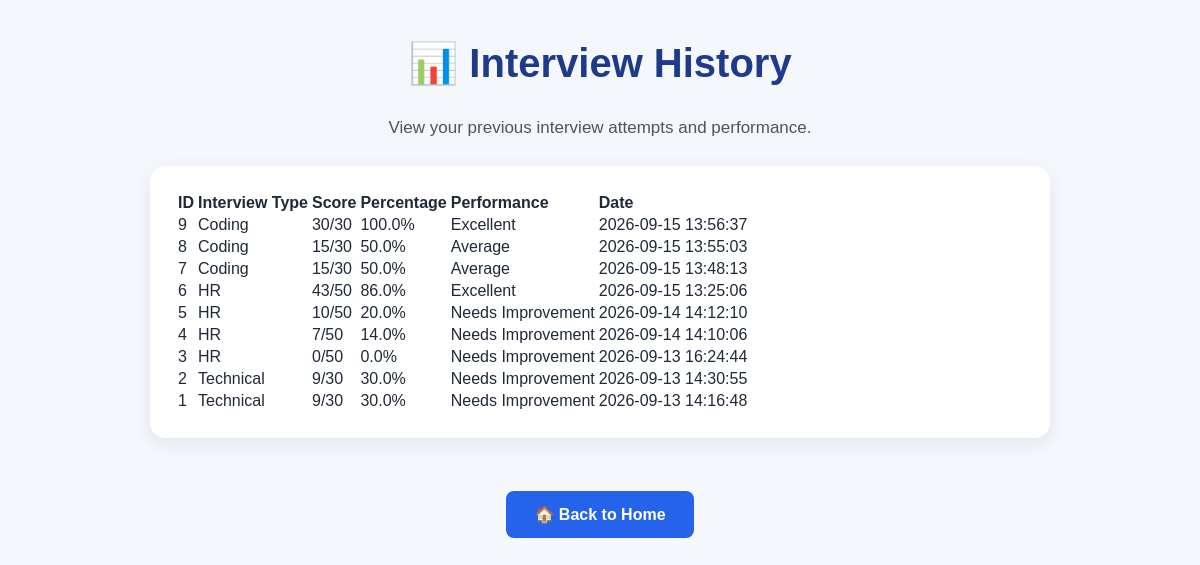
The app's page /history with its own data.
### tables this page shows
CREATE TABLE interview_results (

            id INTEGER PRIMARY KEY AUTOINCREMENT,

            interview_type TEXT,

            total_score INTEGER,

            maximum_score INTEGER,

            percentage REAL,

            performance TEXT,

            interview_date TIMESTAMP DEFAULT CURRENT_TIMESTAMP

        );

### app.py (the view)
@app.route("/history")
def history():
    results = get_results()
    return render_template(
        "history.html",
        results=results
    )

### database.py (called while the page is built)
def get_connection():
    connection = sqlite3.connect(
        "interview.db"
    )
    return connection

def get_results():
    connection = get_connection()
    cursor = connection.cursor()
    cursor.execute("""
        SELECT *
        FROM interview_results
        ORDER BY id DESC
    """)
    results = cursor.fetchall()
    connection.close()
    return results

### templates/history.html (shortened to what this page needs)
<!DOCTYPE html>
<html>
<head>
    <link rel="stylesheet"
          href="{{ url_for('static', filename='css/style.css') }}">
</head>
<body>
    <h1>📊 Interview History</h1>
    <p>View your previous interview attempts and performance.</p>
    {% if results %}
        <div class="result-card">
            <table>
                <thead>
                    <tr>
                        <th>ID</th>
                        <th>Interview Type</th>
                        <th>Score</th>
                        <th>Percentage</th>
                        <th>Performance</th>
                        <th>Date</th>
                    </tr>
                </thead>
                <tbody>
                    {% for result in results %}
                        <tr>
                            <td>{{ result[0] }}</td>
                            <td>{{ result[1] }}</td>
                            <td>
                                {{ result[2] }}/{{ result[3] }}
                            </td>
                            <td>
                                {{ result[4]|round(0) }}%
                            </td>
                            <td>
                                {{ result[5] }}
                            </td>
                            <td>
                                {{ result[6] }}
                            </td>
                        </tr>
                    {% endfor %}
                </tbody>
            </table>
        </div>
    {% endif %}
    <br>
    <a href="/">
        <button>🏠 Back to Home</button>
    </a>
</body>
</html>

### static/css/style.css (style rules this page uses)
body { font-family: Arial, sans-serif; background-color: #f4f7fb; margin: 0; padding: 0; color: #1f2937; }
body { text-align: center; }
h1 { color: #1e3a8a; font-size: 40px; margin-top: 40px; }
p { color: #4b5563; font-size: 17px; line-height: 1.6; }
button { background-color: #2563eb; color: white; border: none; padding: 14px 28px; margin: 10px; border-radius: 8px; font-size: 16px; font-weight: bold; cursor: pointer; transition: 0.3s; }
a { text-decoration: none; }
.result-card { width: 80%; max-width: 850px; margin: 25px auto; padding: 25px; background-color: white; border-radius: 15px; box-shadow: 0 5px 20px rgba(0, 0, 0, 0.08); text-align: left; }

### records on screen
interview_results: id "9", interview_type "Coding", total_score "30", maximum_score "30", percentage "100.0", performance "Excellent", interview_date "2026-09-15 13:56:37"
interview_results: id "8", interview_type "Coding", total_score "15", maximum_score "30", percentage "50.0", performance "Average", interview_date "2026-09-15 13:55:03"
interview_results: id "7", interview_type "Coding", total_score "15", maximum_score "30", percentage "50.0", performance "Average", interview_date "2026-09-15 13:48:13"
interview_results: id "6", interview_type "HR", total_score "43", maximum_score "50", percentage "86.0", performance "Excellent", interview_date "2026-09-15 13:25:06"
interview_results: id "5", interview_type "HR", total_score "10", maximum_score "50", percentage "20.0", performance "Needs Improvement", interview_date "2026-09-14 14:12:10"
interview_results: id "4", interview_type "HR", total_score "7", maximum_score "50", percentage "14.0", performance "Needs Improvement", interview_date "2026-09-14 14:10:06"
interview_results: id "3", interview_type "HR", total_score "0", maximum_score "50", percentage "0.0", performance "Needs Improvement", interview_date "2026-09-13 16:24:44"
interview_results: id "2", interview_type "Technical", total_score "9", maximum_score "30", percentage "30.0", performance "Needs Improvement", interview_date "2026-09-13 14:30:55"
interview_results: id "1", interview_type "Technical", total_score "9", maximum_score "30", percentage "30.0", performance "Needs Improvement", interview_date "2026-09-13 14:16:48"
